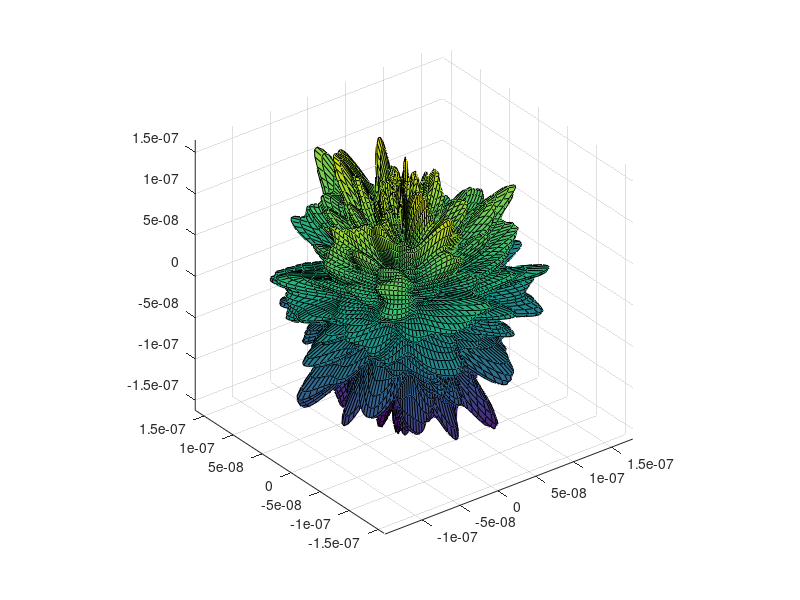

Write the MATLAB code that produced this figure.
clear all
%Rough sphere
R0=100E-9; %Maximum radius [m]
n=100; %Density
theta_0=linspace(0,pi,n);
phi_0=linspace(0,2*pi,2*n);
[theta,phi]=meshgrid(theta_0,phi_0);


 N = [length(phi_0) length(theta_0)]; % size in pixels of image
 F = 10;        % frequency-filter width
 [X,Y] = ndgrid(1:N(1),1:N(2));
 i = min(X-1,N(1)-X+1);
 j = min(Y-1,N(2)-Y+1);
 H = exp(-.5*(i.^2+j.^2)/F^2);
 R = R0+real(ifft2(H.*fft2(randn(N))))*2E-7;
 


x=R.*cos(phi).*sin(theta);
y=R.*sin(phi).*sin(theta);
z=R.*cos(theta);

surf(x,y,z);
axis equal;
